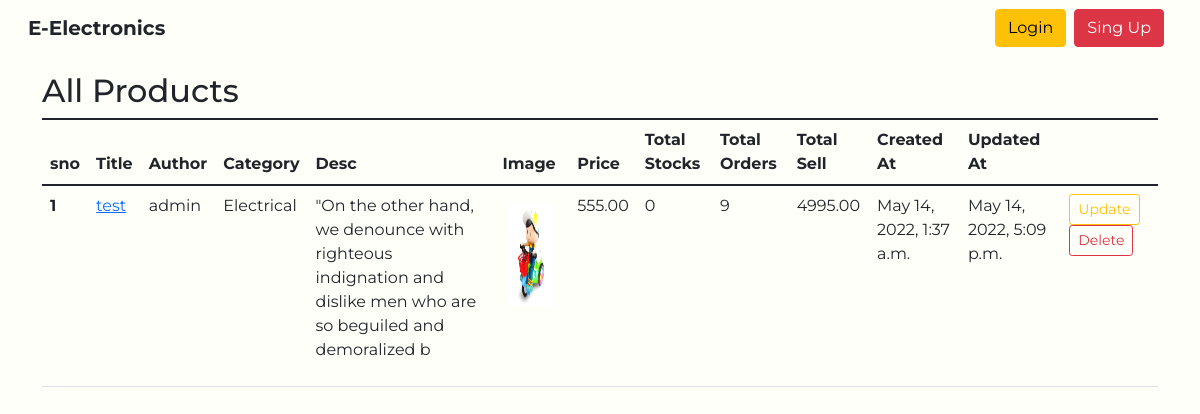
The page /admin-product-list on the database as committed earlier.
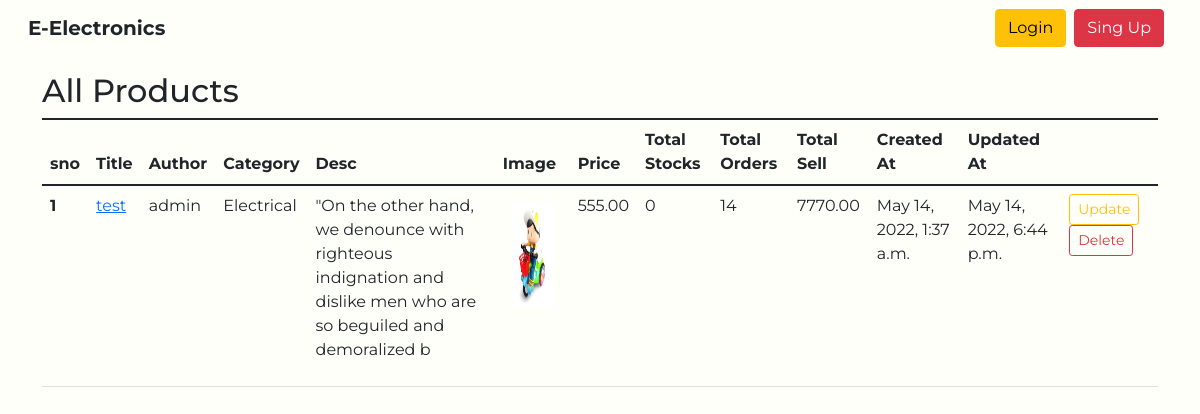
The same page on the database as committed later.
### home/models.py (models this page shows, shortened)
class Product(models.Model):
    title=models.CharField(max_length=255)
    author=models.ForeignKey(User, on_delete=models.CASCADE)
    desc=RichTextField(blank=True, null=True)
    product_image = models.ImageField(null=True, blank=True, upload_to='images/products/')
    total_orders=models.IntegerField(default=0)
    total_stocks=models.IntegerField()
    price=models.DecimalField(max_digits=8, decimal_places=2)
    total_sell_price=models.DecimalField(max_digits=8, decimal_places=2, default=0)
    category=models.ForeignKey(Category, on_delete=models.CASCADE)
    created_at = models.DateTimeField(auto_now_add=True)
    updated_at = models.DateTimeField(auto_now=True)
    @property
    def image_url(self):
        if self.product_image and hasattr(self.product_image, 'url'):
            return self.product_image.url

class Category(models.Model):
    name=models.CharField(max_length=255)
    def __str__(self):
        return self.name

### account/models.py (models this page shows)
class User(AbstractUser):
    user_type_data = ((1, "Admin"),(2, "Customer"), (3, "Company"))
    user_type = models.CharField(default=1, choices=user_type_data, max_length=20)

### home/views.py (the view)
# urls.py: path('admin-product-list', views.admin_all_product_details, name='admin_product_list'),
def admin_all_product_details(request):
    all_products=Product.objects.all().order_by('-created_at')
    product_id=request.GET.get('product_id')
    cats_menu=Category.objects.all()
    context={
        'all_products':all_products,
        'cats_menu': cats_menu,
    }
    return render(request,'product/admin_product_list.html', context)

### templates/product/admin_product_list.html (shortened to what this page needs)
{% extends 'base.html' %}
{% load static %}
{% block body %}
<div class="container my-3">
    <h2>All Products</h2>
    <table class="table">
        <tbody>
            <thead>
                <tr>
                    <th scope="col">sno</th>
                    <th scope="col">Title</th>
                    <th scope="col">Author</th>
                    <th scope="col">Category</th>
                    <th scope="col">Desc</th>
                    <th scope="col">Image</th>
                    <th scope="col">Price</th>
                    <th scope="col">Total Stocks</th>
                    <th scope="col">Total Orders</th>
                    <th scope="col">Total Sell</th>
                    <th scope="col">Created At</th>
                    <th scope="col">Updated At</th>
                </tr>
            </thead>
            {% for product in all_products %}
            <tr>
                <th scope="row">{{ forloop.counter }}</th>
                <td><a href="{% url 'product_details' product.pk %}">{{product.title}} </a></td>
                <td>{{product.author}}</td>
                <td>{{product.category}}</td>
                <td>{{product.desc | slice:':120' | safe }}</td>
                <td>
                    {% if product.product_image %}
                    <img src=" {{ product.image_url|default_if_none:'#' }} " class="card-img-top p-2" alt="..." width="200" height="120">
                    {% else %}
                    <img src="{% static 'img/product.jpg' %}" alt="Avatar"  class="rounded-circle"  width=75 height=75>
                    {% endif %}
                </td>
                <td>{{product.price}}</td>
                <td>{{product.total_stocks}}</td>
                <td>{{product.total_orders}}</td>
                <td>{{product.total_sell_price}}</td>
                <td>{{product.created_at}}</td>
                <td>{{product.updated_at}}</td>
                <td>
                    <a href="{% url 'update_product' product.pk %}" type="button" class="btn btn-outline-warning btn-sm mx-1">Update</a>
                    <a href="{% url 'delete_product' product.pk %}" type="button" class="btn btn-outline-danger btn-sm mx-1">Delete</a>
                </td>
            </tr>
            {% endfor %}
        </tbody>
    </table>
{% endblock body %}

Rows that differ between the two databases and show on the page:
changed Product "test": total_orders "9" → "14"; total_sell_price "4995.00" → "7770.00"; updated_at "May 14, 2022, 5:09 p.m." → "May 14, 2022, 6:44 p.m."
